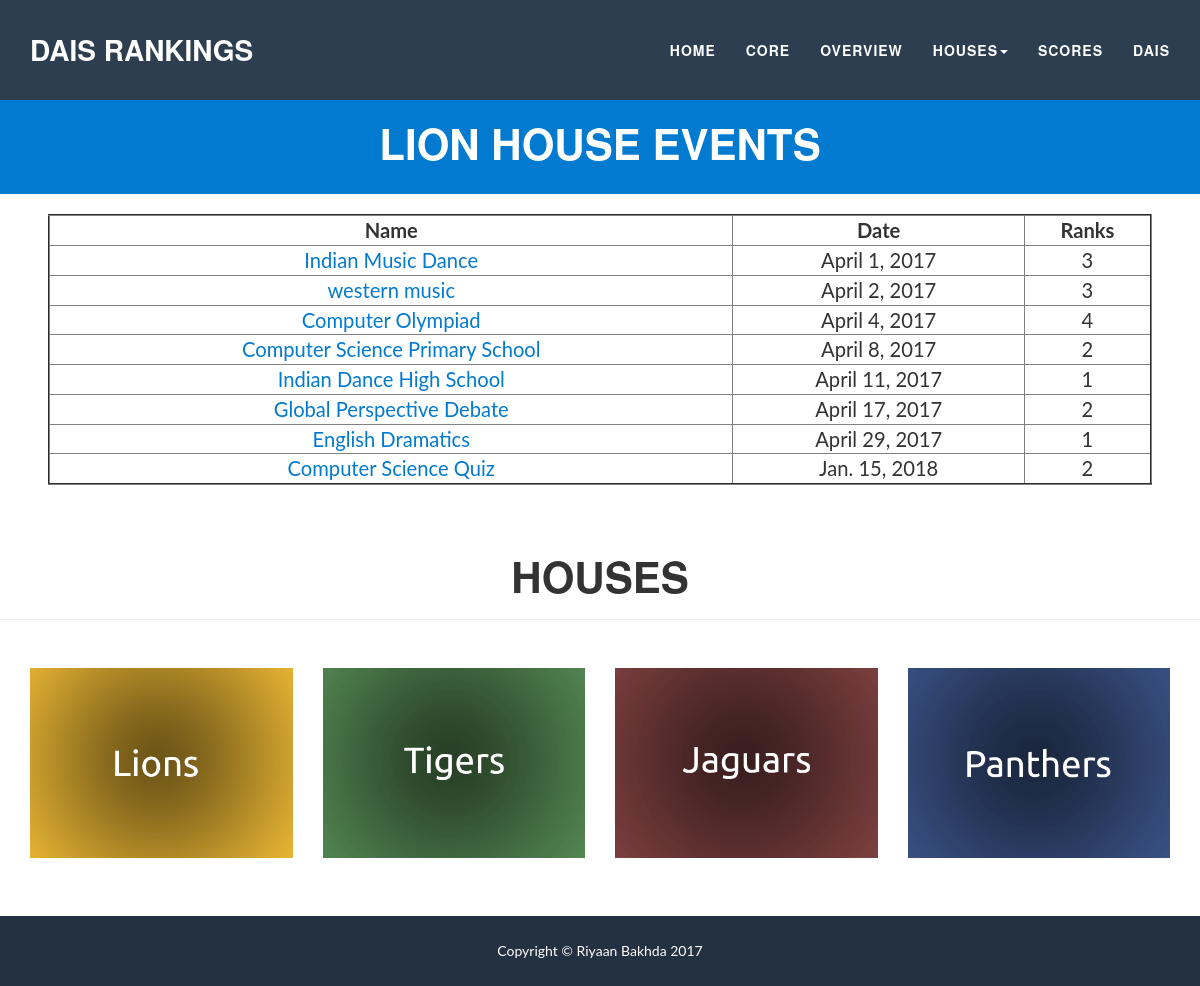
The app's page /houses/lions with its own data.
### school/models.py (models this page shows, shortened)
class Event(models.Model):
    event_name = models.CharField(max_length=128)
    event_date = models.DateField()
    tigers = models.IntegerField()
    panthers = models.IntegerField()
    lions = models.IntegerField()
    jaguars = models.IntegerField()
    @property
    def hasHappened(self):
        return not date.today() < self.event_date
    @property
    def getRank(self):
        scores = [['p', self.panthers], ['l', self.lions], ['t', self.tigers], ['j', self.jaguars]]
        scores = sorted(scores, key=lambda student: student[1], reverse=True)
        i = 0
        rankings = []
        equal_score = 149819248192188919129984
        for score in scores:
            if equal_score != score[1]:
                equal_score = score[1]
                i += 1
            rankings.append([score[0], equal_score, i])
        ranks = [0,0,0,0]
        for rank in rankings:
            if rank[0] == 'p':
                ranks[0] = rank[2]
            elif rank[0] == 'l':
                ranks[1] = rank[2]
            elif rank[0] == 't':
                ranks[2] = rank[2]
            elif rank[0] == 'j':
                ranks[3] = rank[2]
        return ranks
    @property
    def getLionRank(self):
        return self.getRank[1]
    def getRankByName(self,name):
        if name == "panther":
            return self.getPantherRank
        elif name == "lions":
            return self.getLionRank
        elif name == "tigers":
            return self.getTigerRank
        elif name == "jaguars":
            return self.getJaguarRank

### school/views.py (the view)
def lions(request):
    return house(request,"lions")

### school/views.py (called while the page is built)
def house(request,name):
    all_event = quick_sort(Event.objects.all())
    sum = 0
    ranks = []
    for event in all_event:
        ranks.append(event.getRankByName(name))
    context = {
        'sum' : sum,
        'all_events': all_event,
        'name': name,
        'CapName': (name[:1].upper() + name[1:])[:-1],
    }
    return render(request, 'school/house.html', context)

def quick_sort(l):
    length = len(l)
    if length <=1:
        return l
    else:
        pivot = l[(int(length/2))]
        new = []
        for event in range(len(l)):
            if event == int(length/2):
                pass
            else:
                new.append(l[event])
        l = new
        less, more = [], []
        for x in l:
            if x.event_date<pivot.event_date:
                less.append(x)
            else:
                more.append(x)
        return quick_sort(less) + [pivot] + quick_sort(more)

### school/templates/school/house.html (shortened to what this page needs)
<!DOCTYPE html>
<html lang="en"><head><meta http-equiv="Content-Type" content="text/html; charset=UTF-8">
    <link href="/static/bootstrap.min.css" rel="stylesheet">
    <link href="/static/freelancer.min.css" rel="stylesheet">
    <link href="//maxcdn.bootstrapcdn.com/font-awesome/4.2.0/css/font-awesome.min.css" rel="stylesheet">
    <link href="/static/css" rel="stylesheet" type="text/css">
    <link href="/static/css(1)" rel="stylesheet" type="text/css">
</head>
    <nav id="mainNav" class="navbar navbar-default navbar-fixed-top navbar-custom affix">
        <div class="container">
            <div class="navbar-header page-scroll">
                <a class="navbar-brand" href="/home">DAIS Rankings</a>
            </div>
            <div class="collapse navbar-collapse" id="bs-example-navbar-collapse-1">
                <ul class="nav navbar-nav navbar-right">
                    <li class="page-scroll">
                        <a href="/home">Home</a>
                    </li>
                    <li class="page-scroll">
                        <a href="/core">Core</a>
                    </li>
                    <li class="page-scroll">
                        <a href="/houses/overview">Overview</a>
                    </li>
                    <li class="dropdown">
                        <a class="dropdown-toggle" data-toggle="dropdown" href="#">Houses<span class="caret"></span></a>
                    </li>
                    <li class="page-scroll">
                        <a href="/houses/scoreCard">Scores</a>
                    </li>
                    <li class="page-scroll">
                        <a href="http://www.da-is.org/">DAIS</a>
                    </li>
                </ul>
            </div>
        </div>
    </nav>
    <section>
        <div class="Information">
        {% if all_events %}
            <section class="success" id="About">
                <div class="container">
                    <div class="row">
                        <div class="col-sm-12 text-center">
                            <h2>{{CapName}} House Events</h2>
                        </div>
                    </div>
                </div>
            </section>
            <br>
                <table border="2" class="center" width="92%" style="text-align:center">
                <tr>
                    <th style="text-align:center">Name</th>
                    <th style="text-align:center">Date</th>
                    <th style="text-align:center">Ranks</th>
                </tr>
                {% for event in all_events %}
                    <tr>
                        <td><a href="/school/events/{{event.id}}">{{ event.event_name }}</a></td>
                        {%if event.hasHappened%}
                            <td>{{event.event_date}}</td>
                            {% if name == "lions" %}
                            <td><center>{{event.getLionRank}}</center></td>
                            {% endif %}
                        {% else %}
                        <td>{{event.event_date}}</td>
                        <td><center>Future event</center></td>
                        {% endif %}
                    </tr>
                {% endfor %}
                </table>
            <br />
        {% else %}
            <br>
            <h1>There are no events</h1>
        {% endif %}
        </div>
    </section>
            <div class="row">
                <div class="col-lg-12 text-center">
                    <h1 style="font-size:3em">Houses</h1>
                    <hr class="circle">
                </div>
            </div>
    <section id="portfolio">
        <div class="container">
            <div class="row">
                <div class="col-sm-3 portfolio-item">
                    <a href="/houses/lions" class="portfolio-link" data-toggle="modal">
                        <img src="/static/Lions.png" class="img-responsive" alt="Cabin">
                    </a>
                </div>
                <div class="col-sm-3 portfolio-item">
                    <a href="/houses/tigers" class="portfolio-link" data-toggle="modal">
                        <img src="/static/Tigers.png" class="img-responsive" alt="Slice of cake">
                    </a>
                </div>
                <div class="col-sm-3 portfolio-item">
                    <a href="/houses/jaguars" class="portfolio-link" data-toggle="modal">
                        <img src="/static/Jaguars.png" class="img-responsive" alt="Circus tent">
                    </a>
                </div>
                <div class="col-sm-3 portfolio-item">
                    <a href="/houses/panthers" class="portfolio-link" data-toggle="modal">
                        <img src="/static/Panthers.png" class="img-responsive" alt="Safe">
                    </a>
                </div>
            </div>
        </div>
    </section>
    <footer class="text-center" style="">
        <div class="footer-below">
            <div class="container">
                <div class="row">
                    <div class="col-lg-12">
                        Copyright &copy; Riyaan Bakhda 2017
                    </div>
                </div>
            </div>
        </div>
    </footer>
</body></html>

### school/templates/school/house.html (style rules this page uses)
table.center { margin-left: auto; margin-right: auto; font-size: 144%; }

### records on screen
Event: event_name "Indian Music Dance", event_date "April 1, 2017", getLionRank "3"
Event: event_name "western music", event_date "April 2, 2017", getLionRank "3"
Event: event_name "Computer Olympiad", event_date "April 4, 2017", getLionRank "4"
Event: event_name "Computer Science Primary School", event_date "April 8, 2017", getLionRank "2"
Event: event_name "Indian Dance High School", event_date "April 11, 2017", getLionRank "1"
Event: event_name "Global Perspective Debate", event_date "April 17, 2017", getLionRank "2"
Event: event_name "English Dramatics", event_date "April 29, 2017", getLionRank "1"
Event: event_name "Computer Science Quiz", event_date "Jan. 15, 2018", getLionRank "2"

### other values on screen
{{ CapName }} "LION"
